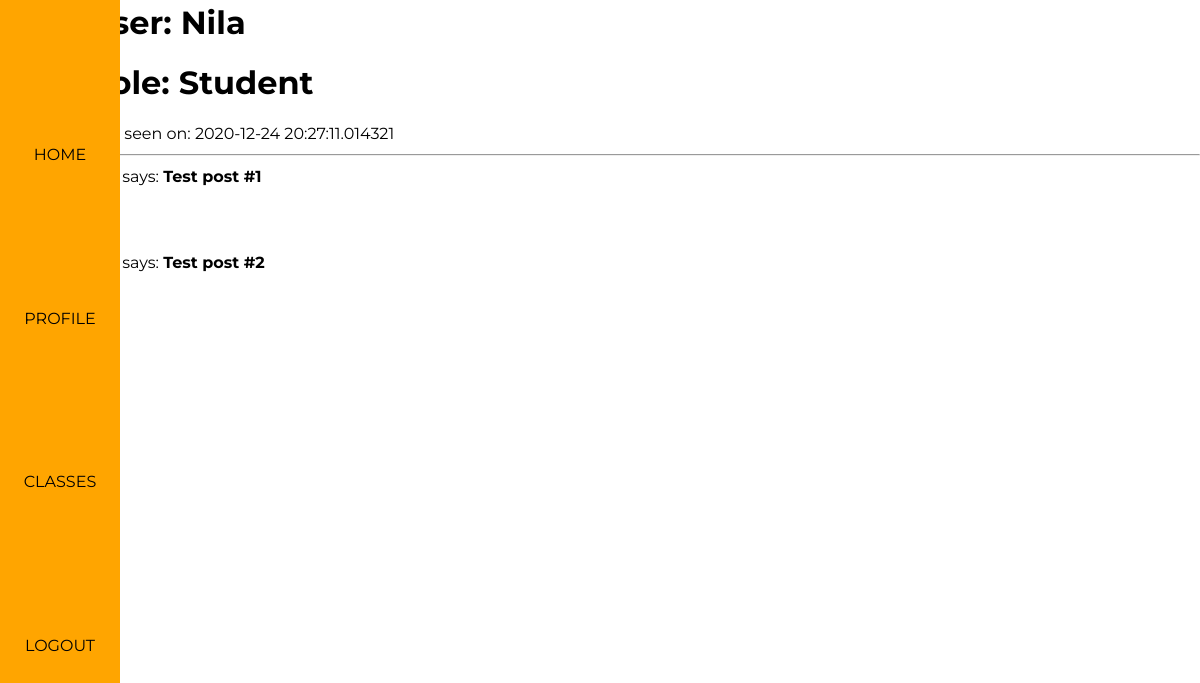
Before: /user/Nila (signed in) with the older database file.
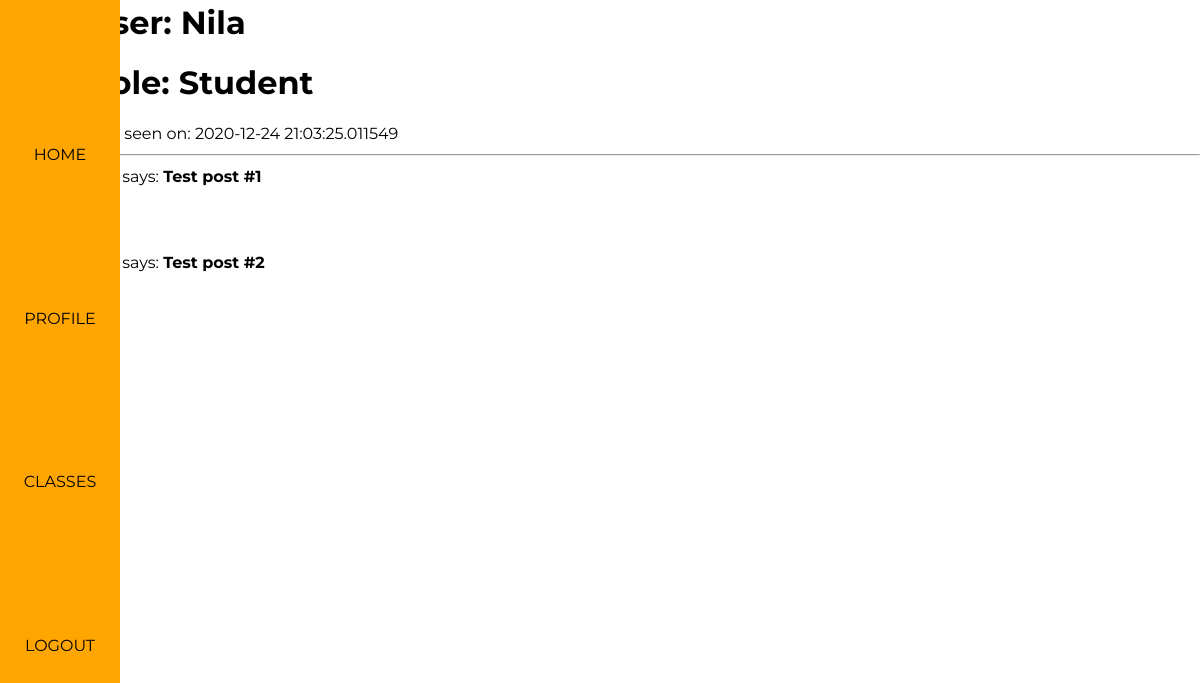
After: the same page with the newer database file.
### app/models.py (models this page shows, shortened)
class User(UserMixin, db.Model):
    id = db.Column(db.Integer, primary_key=True)
    username = db.Column(db.String(64), index=True, unique=True) # adding columns to the database
    email = db.Column(db.String(120), index=True, unique=True)
    password_hash = db.Column(db.String(128))
    role = db.Column(db.Integer, index=False, unique=False) # 0 is Teacher, 1 is Student
    about_me = db.Column(db.String(140))
    last_seen = db.Column(db.DateTime, default=datetime.utcnow)
    posts = db.relationship('Post', backref='author', lazy='dynamic') # First part is calling it from the Post model, secret field is the backref (author)
    reactions = db.relationship('Reactions', backref='reactor', lazy='dynamic') # This will show all the reactions that this user has made
    teaches = db.relationship('Courses', backref='teacher', lazy='dynamic') # This will show all the courses that the user teaches
    signups = db.relationship('Signups', backref='student', lazy='dynamic') # This will show all of the signups of that user
    speed = db.relationship('Speed', backref='speeder', lazy='dynamic') # This will show all the speed complaints of that user
    def avatar(self, size):
        digest = md5(self.email.lower().encode('utf-8')).hexdigest()
        return 'https://www.gravatar.com/avatar/{}?d=identicon&s={}'.format(digest, size)

### app/routes.py (the view)
@app.route('/user/<username>') # User profile page
@login_required
def user(username):
    user = User.query.filter_by(username=username).first_or_404()
    posts = [
        {'author': user, 'body': 'Test post #1'},
        {'author': user, 'body': 'Test post #2'}
    ]
    return render_template('user.html', user=user, posts=posts, title=username)

### app/models.py (called while the page is built)
@login.user_loader
def load_user(id):
        return User.query.get(int(id))

### app/routes.py (called while the page is built)
@app.before_request # This function will be executed right before the view function
def before_request():
    if current_user.is_authenticated: # Checks whether the current user is logged in
        current_user.last_seen = datetime.utcnow() # Sets the last seen to the date using the UTC time zone
        db.session.commit() # Don't need to do db.session.add() because the user is already in the database (using a current_user)

### app/templates/user.html (shortened to what this page needs)
{% extends "base.html" %}
{% block content %}
<table>
    <tr valign="top">
        <td><img src="{{ user.avatar(128) }}"></td>
        <td><h1>User: {{ user.username }}</h1>
            {% if user.role == 0 %}
                <h1>Role: Teacher</h1>
            {% else %}
                <h1>Role: Student</h1>
            {% endif %}
            {% if user.last_seen %}
                <p>Last seen on: {{ user.last_seen }}</p>
            {% endif %}
        </td>
    </tr>
</table>
    <hr>
    {% for post in posts %}
    <table>
        <tr valign="top">
            <td><img src="{{ user.avatar(36) }}"></td>
            <td>{{ post.author.username }} says: <b>{{ post.body }}</b></td>
        </tr>
    </table>
    {% endfor %}
{% endblock %}

### app/templates/base.html (shortened to what this page needs)
<html>
    <head>
        <link rel="stylesheet" href="{{ url_for('static', filename='css/base.css') }}">
    </head>
    <header>
        <nav>
            <a href="{{ url_for('index') }}">Home</a>
            {% if current_user.is_anonymous %}
            <a href="{{ url_for('login') }}">Login</a>
            {% else %}
            <a href="{{ url_for('user', username=current_user.username) }}">Profile</a>
            <a href="{{ url_for('classes', username=current_user.username) }}">Classes</a>
            <a href="{{ url_for('logout') }}">Logout</a>
            {% endif %}
        </nav>
    </header>
    <body>
        {% block content %} {% endblock %}
    </body>
</html>

### app/static/css/base.css (style rules this page uses)
body { margin: 0 !important; font-family: "Montserrat", sans-serif; }
header { height: 100vh; width: 10%; display: flex; align-items: center; justify-content: flex-start; font-family: Poppins, sans-serif; text-transform: uppercase; z-index: 100; background-color: pink; font-family: "Montserrat", sans-serif; position: fixed; }
nav { background-color: orange; width: 100%; height: 100%; display: flex; flex-direction: column; justify-content: space-evenly; align-items: center; left: 0; }
nav a { font-family: 'Montserrat', sans-serif; text-decoration: none; color: black; }

Changed rows visible on the page:
changed User "Nila": last_seen "2020-12-24 20:27:11.014321" → "2020-12-24 21:03:25.011549"
